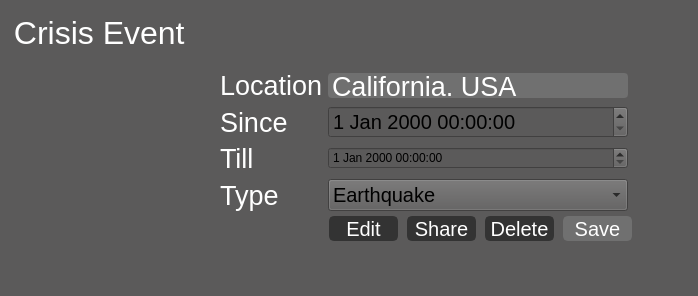
                   <widget class="QWidget" name="page_android_contact">
                    <property name="styleSheet">
                     <string notr="true">background:rgb(91,90,90);</string>
                    </property>
                    <layout class="QVBoxLayout" name="verticalLayout_10">
                     <property name="spacing">
                      <number>0</number>
                     </property>
                     <property name="leftMargin">
                      <number>5</number>
                     </property>
                     <property name="topMargin">
                      <number>5</number>
                     </property>
                     <property name="rightMargin">
                      <number>5</number>
                     </property>
                     <property name="bottomMargin">
                      <number>5</number>
                     </property>
                     <item>
                      <widget class="QLabel" name="lab_android_contact">
                       <property name="minimumSize">
                        <size>
                         <width>0</width>
                         <height>55</height>
                        </size>
                       </property>
                       <property name="maximumSize">
                        <size>
                         <width>16777215</width>
                         <height>55</height>
                        </size>
                       </property>
                       <property name="font">
                        <font>
                         <family>Segoe UI</family>
                         <pointsize>24</pointsize>
                        </font>
                       </property>
                       <property name="styleSheet">
                        <string notr="true">color:rgb(255,255,255);</string>
                       </property>
                       <property name="text">
                        <string> Crisis Event</string>
                       </property>
                      </widget>
                     </item>
                     <item>
                      <widget class="QFrame" name="frame_android_bottom">
                       <property name="frameShape">
                        <enum>QFrame::NoFrame</enum>
                       </property>
                       <property name="frameShadow">
                        <enum>QFrame::Plain</enum>
                       </property>
                       <layout class="QGridLayout" name="gridLayout_3">
                        <property name="leftMargin">
                         <number>5</number>
                        </property>
                        <property name="topMargin">
                         <number>5</number>
                        </property>
                        <property name="rightMargin">
                         <number>5</number>
                        </property>
                        <property name="bottomMargin">
                         <number>5</number>
                        </property>
                        <property name="spacing">
                         <number>5</number>
                        </property>
                        <item row="0" column="0">
                         <widget class="QLabel" name="lab_person_icon">
                          <property name="minimumSize">
                           <size>
                            <width>200</width>
                            <height>160</height>
                           </size>
                          </property>
                          <property name="maximumSize">
                           <size>
                            <width>200</width>
                            <height>160</height>
                           </size>
                          </property>
                          <property name="text">
                           <string/>
                          </property>
                          <property name="pixmap">
                           <pixmap>icons/1x/peopleAsset 62.png</pixmap>
                          </property>
                         </widget>
                        </item>
                        <item row="1" column="0">
                         <spacer name="verticalSpacer_3">
                          <property name="orientation">
                           <enum>Qt::Vertical</enum>
                          </property>
                          <property name="sizeHint" stdset="0">
                           <size>
                            <width>20</width>
                            <height>40</height>
                           </size>
                          </property>
                         </spacer>
                        </item>
                        <item row="0" column="1" rowspan="2">
                         <widget class="QFrame" name="frame_android_field">
                          <property name="frameShape">
                           <enum>QFrame::NoFrame</enum>
                          </property>
                          <property name="frameShadow">
                           <enum>QFrame::Plain</enum>
                          </property>
                          <layout class="QGridLayout" name="gridLayout_4">
                           <property name="leftMargin">
                            <number>5</number>
                           </property>
                           <property name="topMargin">
                            <number>5</number>
                           </property>
                           <property name="rightMargin">
                            <number>5</number>
                           </property>
                           <property name="bottomMargin">
                            <number>5</number>
                           </property>
                           <property name="spacing">
                            <number>5</number>
                           </property>
                           <item row="5" column="0">
                            <widget class="QLabel" name="label_6">
                             <property name="font">
                              <font>
                               <family>Segoe UI</family>
                               <pointsize>20</pointsize>
                              </font>
                             </property>
                             <property name="styleSheet">
                              <string notr="true">color:rgb(255,255,255);</string>
                             </property>
                             <property name="text">
                              <string>Type</string>
                             </property>
                            </widget>
                           </item>
                           <item row="5" column="8">
                            <spacer name="horizontalSpacer_5">
                             <property name="orientation">
                              <enum>Qt::Horizontal</enum>
                             </property>
                             <property name="sizeHint" stdset="0">
                              <size>
                               <width>40</width>
                               <height>20</height>
                              </size>
                             </property>
                            </spacer>
                           </item>
                           <item row="5" column="3">
                            <widget class="QComboBox" name="comboBox">
                             <property name="font">
                              <font>
                               <pointsize>15</pointsize>
                              </font>
                             </property>
                             <item>
                              <property name="text">
                               <string>Earthquake</string>
                              </property>
                             </item>
                             <item>
                              <property name="text">
                               <string>Volcano</string>
                              </property>
                             </item>
                             <item>
                              <property name="text">
                               <string>Floods</string>
                              </property>
                             </item>
                            </widget>
                           </item>
                           <item row="1" column="3">
                            <widget class="QLineEdit" name="line_android_name">
                             <property name="enabled">
                              <bool>false</bool>
                             </property>
                             <property name="minimumSize">
                              <size>
                               <width>300</width>
                               <height>25</height>
                              </size>
                             </property>
                             <property name="maximumSize">
                              <size>
                               <width>400</width>
                               <height>25</height>
                              </size>
                             </property>
                             <property name="font">
                              <font>
                               <family>Segoe UI</family>
                               <pointsize>20</pointsize>
                              </font>
                             </property>
                             <property name="styleSheet">
                              <string notr="true">QLineEdit {
	color:rgb(255,255,255);
	border:2px solid rgb(51,51,51);
	border-radius:4px;
	background:rgb(51,51,51);
}

QLineEdit:disabled {
	color:rgb(255,255,255);
	border:2px solid rgb(112,112,112);
	border-radius:4px;
	background:rgb(112,112,112);
}</string>
                             </property>
                             <property name="text">
                              <string>California, USA</string>
                             </property>
                            </widget>
                           </item>
                           <item row="3" column="0" colspan="3">
                            <widget class="QLabel" name="label_5">
                             <property name="font">
                              <font>
                               <family>Segoe UI</family>
                               <pointsize>20</pointsize>
                              </font>
                             </property>
                             <property name="styleSheet">
                              <string notr="true">color:rgb(255,255,255);</string>
                             </property>
                             <property name="text">
                              <string>Since</string>
                             </property>
                            </widget>
                           </item>
                           <item row="3" column="3">
                            <widget class="QDateTimeEdit" name="dateTimeEdit">
                             <property name="minimumSize">
                              <size>
                               <width>0</width>
                               <height>0</height>
                              </size>
                             </property>
                             <property name="font">
                              <font>
                               <pointsize>15</pointsize>
                              </font>
                             </property>
                            </widget>
                           </item>
                           <item row="7" column="8">
                            <spacer name="horizontalSpacer_6">
                             <property name="orientation">
                              <enum>Qt::Horizontal</enum>
                             </property>
                             <property name="sizeHint" stdset="0">
                              <size>
                               <width>40</width>
                               <height>20</height>
                              </size>
                             </property>
                            </spacer>
                           </item>
                           <item row="1" column="0" colspan="3">
                            <widget class="QLabel" name="label">
                             <property name="font">
                              <font>
                               <family>Segoe UI</family>
                               <pointsize>20</pointsize>
                              </font>
                             </property>
                             <property name="styleSheet">
                              <string notr="true">color:rgb(255,255,255);</string>
                             </property>
                             <property name="text">
                              <string>Location</string>
                             </property>
                            </widget>
                           </item>
                           <item row="7" column="0" colspan="7">
                            <widget class="QFrame" name="frame_3">
                             <property name="frameShape">
                              <enum>QFrame::NoFrame</enum>
                             </property>
                             <property name="frameShadow">
                              <enum>QFrame::Plain</enum>
                             </property>
                             <layout class="QHBoxLayout" name="horizontalLayout_25">
                              <property name="spacing">
                               <number>0</number>
                              </property>
                              <property name="leftMargin">
                               <number>100</number>
                              </property>
                              <property name="topMargin">
                               <number>0</number>
                              </property>
                              <property name="rightMargin">
                               <number>0</number>
                              </property>
                              <property name="bottomMargin">
                               <number>0</number>
                              </property>
                              <item>
                               <widget class="QPushButton" name="bn_android_contact_edit">
                                <property name="minimumSize">
                                 <size>
                                  <width>69</width>
                                  <height>25</height>
                                 </size>
                                </property>
                                <property name="maximumSize">
                                 <size>
                                  <width>69</width>
                                  <height>25</height>
                                 </size>
                                </property>
                                <property name="font">
                                 <font>
                                  <family>Segoe UI</family>
                                  <pointsize>15</pointsize>
                                 </font>
                                </property>
                                <property name="styleSheet">
                                 <string notr="true">QPushButton {
	border: 2px solid rgb(51,51,51);
	border-radius: 5px;	
	color:rgb(255,255,255);
	background-color: rgb(51,51,51);
}
QPushButton:hover {
	border: 2px solid rgb(0,143,150);
	background-color: rgb(0,143,150);
}
QPushButton:pressed {	
	border: 2px solid rgb(0,143,150);
	background-color: rgb(51,51,51);
}

QPushButton:disabled {	
	border-radius: 5px;	
	border: 2px solid rgb(112,112,112);
	background-color: rgb(112,112,112);
}</string>
                                </property>
                                <property name="text">
                                 <string>Edit</string>
                                </property>
                               </widget>
                              </item>
                              <item>
                               <widget class="QPushButton" name="bn_android_contact_share">
                                <property name="minimumSize">
                                 <size>
                                  <width>69</width>
                                  <height>25</height>
                                 </size>
                                </property>
                                <property name="maximumSize">
                                 <size>
                                  <width>69</width>
                                  <height>25</height>
                                 </size>
                                </property>
                                <property name="font">
                                 <font>
                                  <family>Segoe UI</family>
                                  <pointsize>15</pointsize>
                                 </font>
                                </property>
                                <property name="styleSheet">
                                 <string notr="true">QPushButton {
	border: 2px solid rgb(51,51,51);
	border-radius: 5px;	
	color:rgb(255,255,255);
	background-color: rgb(51,51,51);
}
QPushButton:hover {
	border: 2px solid rgb(0,143,150);
	background-color: rgb(0,143,150);
}
QPushButton:pressed {	
	border: 2px solid rgb(0,143,150);
	background-color: rgb(51,51,51);
}

QPushButton:disabled {	
	border-radius: 5px;	
	border: 2px solid rgb(112,112,112);
	background-color: rgb(112,112,112);
}</string>
                                </property>
                                <property name="text">
                                 <string>Share</string>
                                </property>
                               </widget>
                              </item>
                              <item>
                               <widget class="QPushButton" name="bn_android_contact_delete">
                                <property name="minimumSize">
                                 <size>
                                  <width>69</width>
                                  <height>25</height>
                                 </size>
                                </property>
                                <property name="maximumSize">
                                 <size>
                                  <width>69</width>
                                  <height>25</height>
                                 </size>
                                </property>
                                <property name="font">
                                 <font>
                                  <family>Segoe UI</family>
                                  <pointsize>15</pointsize>
                                 </font>
                                </property>
                                <property name="styleSheet">
                                 <string notr="true">QPushButton {
	border: 2px solid rgb(51,51,51);
	border-radius: 5px;	
	color:rgb(255,255,255);
	background-color: rgb(51,51,51);
}
QPushButton:hover {
	border: 2px solid rgb(112,0,0);
	background-color: rgb(112,0,0);
}
QPushButton:pressed {	
	border: 2px solid rgb(112,0,0);
	background-color: rgb(51,51,51);
}

QPushButton:disabled {	
	border-radius: 5px;	
	border: 2px solid rgb(112,112,112);
	background-color: rgb(112,112,112);
}</string>
                                </property>
                                <property name="text">
                                 <string>Delete</string>
                                </property>
                               </widget>
                              </item>
                              <item>
                               <widget class="QPushButton" name="bn_android_contact_save">
                                <property name="enabled">
                                 <bool>false</bool>
                                </property>
                                <property name="minimumSize">
                                 <size>
                                  <width>69</width>
                                  <height>25</height>
                                 </size>
                                </property>
                                <property name="maximumSize">
                                 <size>
                                  <width>69</width>
                                  <height>25</height>
                                 </size>
                                </property>
                                <property name="font">
                                 <font>
                                  <family>Segoe UI</family>
                                  <pointsize>15</pointsize>
                                 </font>
                                </property>
                                <property name="styleSheet">
                                 <string notr="true">QPushButton {
	border: 2px solid rgb(51,51,51);
	border-radius: 5px;	
	color:rgb(255,255,255);
	background-color: rgb(51,51,51);
}
QPushButton:hover {
	border: 2px solid rgb(0,143,150);
	background-color: rgb(0,143,150);
}
QPushButton:pressed {	
	border: 2px solid rgb(0,143,150);
	background-color: rgb(51,51,51);
}

QPushButton:disabled {	
	border-radius: 5px;	
	border: 2px solid rgb(112,112,112);
	background-color: rgb(112,112,112);
}</string>
                                </property>
                                <property name="text">
                                 <string>Save</string>
                                </property>
                               </widget>
                              </item>
                             </layout>
                            </widget>
                           </item>
                           <item row="8" column="3">
                            <spacer name="verticalSpacer_4">
                             <property name="orientation">
                              <enum>Qt::Vertical</enum>
                             </property>
                             <property name="sizeHint" stdset="0">
                              <size>
                               <width>20</width>
                               <height>40</height>
                              </size>
                             </property>
                            </spacer>
                           </item>
                           <item row="4" column="0">
                            <widget class="QLabel" name="label_8">
                             <property name="font">
                              <font>
                               <pointsize>20</pointsize>
                              </font>
                             </property>
                             <property name="styleSheet">
                              <string notr="true">color:rgb(255,255,255);</string>
                             </property>
                             <property name="text">
                              <string>Till</string>
                             </property>
                            </widget>
                           </item>
                           <item row="4" column="3">
                            <widget class="QDateTimeEdit" name="dateTimeEdit_2"/>
                           </item>
                          </layout>
                         </widget>
                        </item>
                       </layout>
                      </widget>
                     </item>
                    </layout>
                   </widget>
